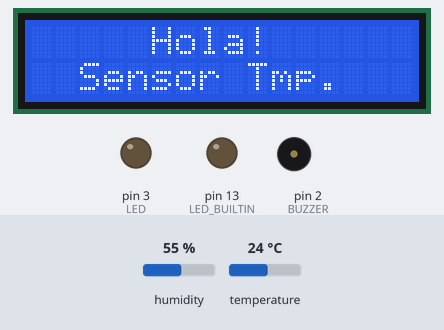
The sketch below on a simulated Arduino Uno, built with avr-gcc and run on an emulated ATmega328P. On the bench: 16×2 character LCD, output pins drawn as LEDs (lit = HIGH), buzzer (waves = sounding). Inputs (shaded band) come from the test bench; at power-on: temperature 24 °C, humidity 55 %.

Above: at 1.4 s.
At 6.2 s:
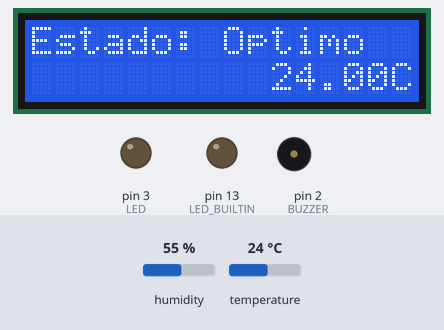
6.3 s: temperature set to 19 °C
At 10.8 s:
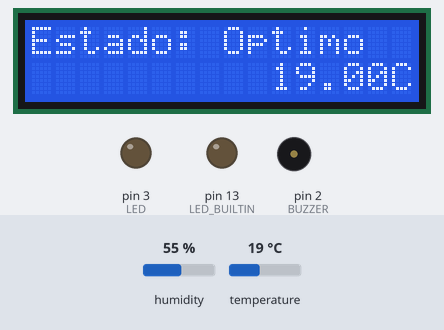
15.6 s: temperature set to 16 °C
At 18.72 s:
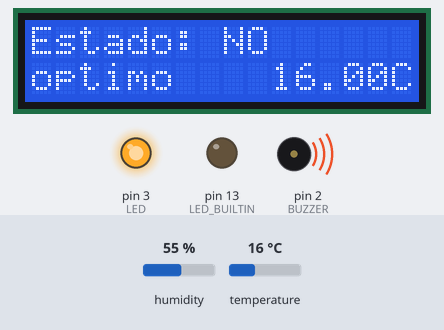
21.2 s: temperature set to 12 °C
At 27.64 s:
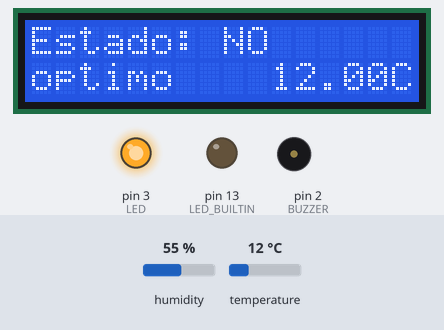
Timing chart, 0 to 33.4 s (numbered marks = the images above; inputs shaded):
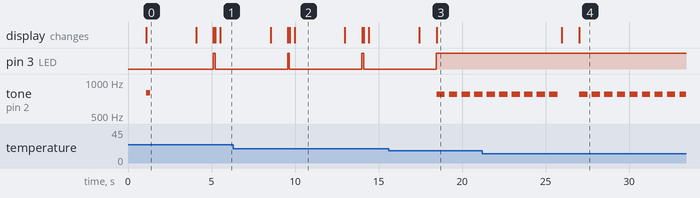

The sketch:

Codigo_Sensor_V1.ino
```cpp
#include <LiquidCrystal_I2C.h>
#include "DHT.h"

// Declaración de componentes
LiquidCrystal_I2C lcd(0x27,16,2);
const int BUZZER = 2, LED = 3, pinDHT = 4;
DHT dht(pinDHT, DHT11);

void esperar(float segundos){
  delay(segundos*1000);
}

void setup(){
  // Dirección de pines
  pinMode(LED_BUILTIN, OUTPUT); pinMode(LED, OUTPUT); pinMode(BUZZER, OUTPUT); pinMode(pinDHT, INPUT);
  // Inicio de componentes
  dht.begin(); lcd.init();
  // Secuencia de inicio del programa
  lcd.setCursor(5, 0); lcd.print("Hola!");
  esperar(1);
  lcd.setCursor(2, 1); lcd.print("Sensor Tmp.");

  lcd.backlight(); tone(BUZZER,800,250);
  esperar(3);
  lcd.clear(); lcd.noBacklight();

  esperar(1);
  // Activar si se desea ver en el monitor
  // Serial.begin(9600);
}

void loop()
{
  float H = dht.readHumidity(), T = dht.readTemperature();
  // Serial.print("Temperatura: "); Serial.print(T,1); Serial.println(" grados.");
  // Serial.print("Humedad: "); Serial.print(H); Serial.println(" porciento.");

  // Secuencia si el sensor no puede leer los datos
  if(isnan(T) || isnan(H)){
    // Serial.println("Error de lectura");
    lcd.print("No se pudo detectar el tiempo atmosférico");
    esperar(1.5);
  }
  else {
    digitalWrite(LED, HIGH); lcd.backlight();
    lcd.print("Estado: ");
    // Estado optimo
    if(18<=T && T<=25) {
      esperar(0.1);
      digitalWrite(LED, LOW);
      // Secuencia LCD
      lcd.print("Optimo"); esperar(0.3);
      lcd.setCursor(10, 1); lcd.print(T); lcd.print("C");
      esperar(3);
    // Estado no optimo
    } else {
      digitalWrite(LED, HIGH);
      // Secuencia LCD
      lcd.print("NO");
      lcd.setCursor(0, 1); lcd.print("optimo");
      lcd.setCursor(10, 1); lcd.print(T); lcd.print("C");
      // Alarma buzzer
      for(int i = 0; i < 10; i++) {
        tone(BUZZER,777,500);
        esperar(0.75);
      }
    }
    lcd.clear(); esperar(1);
  } // Fin del análisis de datos
} // Fin del loop
```

Measured:
- the behaviour switches between 18 and 17 °C on temperature (found by bisection; images 2 and 3)
- after the input at 15.6 s, pin 3 (LED): goes on until 18.4 s, then stays HIGH; tone on pin 2 (BUZZER): alternates 777 Hz for 0.50 s and silent for 0.25 s, starting after 2.9 s; the display: first differs from a run without the input after 2.9 s (image 3)
- after the input at 21.2 s, the display: first differs from a run without the input after 5.8 s (image 4)
- by itself, pin 3 (LED): alternates HIGH for 0.11 s and LOW for 4.3 s
- what the display in image 0 shows lasts 3.0 s, from 1.1 s to 4.1 s
